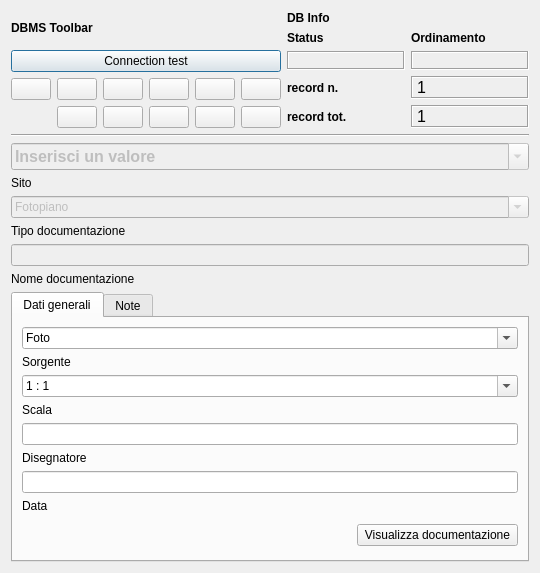
<?xml version="1.0" encoding="UTF-8"?>
<ui version="4.0">
 <class>DialogDocumentazione_tipo_doc</class>
 <widget class="QDialog" name="DialogDocumentazione_tipo_doc">
  <property name="geometry">
   <rect>
    <x>0</x>
    <y>0</y>
    <width>540</width>
    <height>573</height>
   </rect>
  </property>
  <property name="minimumSize">
   <size>
    <width>540</width>
    <height>400</height>
   </size>
  </property>
  <property name="windowTitle">
   <string>pyArchInit Gestione Scavi - Scheda Documentazione</string>
  </property>
  <property name="windowIcon">
   <iconset resource="resources.qrc">
    <normaloff>:/images/iconSite.png</normaloff>:/images/iconSite.png</iconset>
  </property>
  <layout class="QGridLayout" name="gridLayout_7">
   <item row="2" column="0">
    <widget class="QComboBox" name="comboBox_sito_doc">
     <property name="enabled">
      <bool>false</bool>
     </property>
     <property name="minimumSize">
      <size>
       <width>350</width>
       <height>0</height>
      </size>
     </property>
     <property name="font">
      <font>
       <pointsize>12</pointsize>
       <weight>75</weight>
       <bold>true</bold>
      </font>
     </property>
     <property name="mouseTracking">
      <bool>true</bool>
     </property>
     <property name="editable">
      <bool>true</bool>
     </property>
     <property name="maxVisibleItems">
      <number>99999</number>
     </property>
     <property name="maxCount">
      <number>2147483647</number>
     </property>
     <item>
      <property name="text">
       <string>Inserisci un valore</string>
      </property>
     </item>
    </widget>
   </item>
   <item row="3" column="0">
    <widget class="QLabel" name="label_sito_doc">
     <property name="text">
      <string>Sito</string>
     </property>
    </widget>
   </item>
   <item row="0" column="0">
    <layout class="QGridLayout" name="gridLayout_2">
     <item row="0" column="0">
      <widget class="QLabel" name="label_29">
       <property name="font">
        <font>
         <weight>75</weight>
         <bold>true</bold>
        </font>
       </property>
       <property name="text">
        <string>DBMS Toolbar</string>
       </property>
      </widget>
     </item>
     <item row="0" column="1" rowspan="3">
      <layout class="QGridLayout" name="gridLayout_5">
       <item row="0" column="0">
        <widget class="QLabel" name="label_42">
         <property name="font">
          <font>
           <weight>75</weight>
           <bold>true</bold>
          </font>
         </property>
         <property name="autoFillBackground">
          <bool>true</bool>
         </property>
         <property name="text">
          <string>DB Info</string>
         </property>
        </widget>
       </item>
       <item row="1" column="0">
        <layout class="QGridLayout" name="gridLayout_4">
         <item row="0" column="0">
          <widget class="QLabel" name="label_34">
           <property name="font">
            <font>
             <pointsize>9</pointsize>
             <weight>75</weight>
             <bold>true</bold>
            </font>
           </property>
           <property name="text">
            <string>Status</string>
           </property>
           <property name="margin">
            <number>0</number>
           </property>
          </widget>
         </item>
         <item row="0" column="1">
          <widget class="QLabel" name="label_43">
           <property name="font">
            <font>
             <pointsize>9</pointsize>
             <weight>75</weight>
             <bold>true</bold>
            </font>
           </property>
           <property name="text">
            <string>Ordinamento</string>
           </property>
           <property name="margin">
            <number>0</number>
           </property>
          </widget>
         </item>
         <item row="1" column="0">
          <widget class="QLabel" name="label_status">
           <property name="minimumSize">
            <size>
             <width>40</width>
             <height>0</height>
            </size>
           </property>
           <property name="font">
            <font>
             <pointsize>10</pointsize>
             <weight>75</weight>
             <bold>true</bold>
            </font>
           </property>
           <property name="cursor">
            <cursorShape>ForbiddenCursor</cursorShape>
           </property>
           <property name="mouseTracking">
            <bool>false</bool>
           </property>
           <property name="contextMenuPolicy">
            <enum>Qt::DefaultContextMenu</enum>
           </property>
           <property name="frameShape">
            <enum>QFrame::Box</enum>
           </property>
           <property name="frameShadow">
            <enum>QFrame::Sunken</enum>
           </property>
           <property name="text">
            <string/>
           </property>
           <property name="alignment">
            <set>Qt::AlignCenter</set>
           </property>
           <property name="margin">
            <number>0</number>
           </property>
          </widget>
         </item>
         <item row="1" column="1">
          <widget class="QLabel" name="label_sort">
           <property name="font">
            <font>
             <pointsize>10</pointsize>
             <weight>75</weight>
             <bold>true</bold>
            </font>
           </property>
           <property name="cursor">
            <cursorShape>ForbiddenCursor</cursorShape>
           </property>
           <property name="mouseTracking">
            <bool>false</bool>
           </property>
           <property name="contextMenuPolicy">
            <enum>Qt::DefaultContextMenu</enum>
           </property>
           <property name="frameShape">
            <enum>QFrame::Box</enum>
           </property>
           <property name="frameShadow">
            <enum>QFrame::Sunken</enum>
           </property>
           <property name="text">
            <string/>
           </property>
           <property name="alignment">
            <set>Qt::AlignCenter</set>
           </property>
           <property name="margin">
            <number>0</number>
           </property>
          </widget>
         </item>
        </layout>
       </item>
       <item row="3" column="0">
        <layout class="QGridLayout" name="gridLayout_3">
         <item row="0" column="0">
          <widget class="QLabel" name="label_27">
           <property name="font">
            <font>
             <pointsize>9</pointsize>
             <weight>75</weight>
             <bold>true</bold>
            </font>
           </property>
           <property name="text">
            <string>record n.</string>
           </property>
           <property name="margin">
            <number>0</number>
           </property>
          </widget>
         </item>
         <item row="0" column="1">
          <widget class="QLabel" name="label_rec_corrente">
           <property name="font">
            <font>
             <family>Microsoft Sans Serif</family>
             <pointsize>12</pointsize>
            </font>
           </property>
           <property name="cursor">
            <cursorShape>ForbiddenCursor</cursorShape>
           </property>
           <property name="mouseTracking">
            <bool>false</bool>
           </property>
           <property name="contextMenuPolicy">
            <enum>Qt::DefaultContextMenu</enum>
           </property>
           <property name="frameShape">
            <enum>QFrame::Box</enum>
           </property>
           <property name="frameShadow">
            <enum>QFrame::Sunken</enum>
           </property>
           <property name="text">
            <string>1</string>
           </property>
          </widget>
         </item>
         <item row="1" column="0">
          <widget class="QLabel" name="label_28">
           <property name="font">
            <font>
             <pointsize>9</pointsize>
             <weight>75</weight>
             <bold>true</bold>
            </font>
           </property>
           <property name="text">
            <string>record tot.</string>
           </property>
           <property name="margin">
            <number>0</number>
           </property>
          </widget>
         </item>
         <item row="1" column="1">
          <widget class="QLabel" name="label_rec_tot">
           <property name="font">
            <font>
             <family>Microsoft Sans Serif</family>
             <pointsize>12</pointsize>
            </font>
           </property>
           <property name="cursor">
            <cursorShape>ForbiddenCursor</cursorShape>
           </property>
           <property name="mouseTracking">
            <bool>false</bool>
           </property>
           <property name="contextMenuPolicy">
            <enum>Qt::DefaultContextMenu</enum>
           </property>
           <property name="frameShape">
            <enum>QFrame::Box</enum>
           </property>
           <property name="frameShadow">
            <enum>QFrame::Sunken</enum>
           </property>
           <property name="text">
            <string>1</string>
           </property>
          </widget>
         </item>
        </layout>
       </item>
      </layout>
     </item>
     <item row="1" column="0">
      <widget class="QPushButton" name="pushButton_connect">
       <property name="text">
        <string>Connection test</string>
       </property>
      </widget>
     </item>
     <item row="2" column="0">
      <layout class="QGridLayout" name="gridLayout">
       <item row="0" column="2">
        <widget class="QPushButton" name="pushButton_first_rec">
         <property name="toolTip">
          <string>First rec</string>
         </property>
         <property name="text">
          <string/>
         </property>
         <property name="icon">
          <iconset resource="resources.qrc">
           <normaloff>:/images/5_leftArrows.png</normaloff>:/images/5_leftArrows.png</iconset>
         </property>
        </widget>
       </item>
       <item row="0" column="3">
        <widget class="QPushButton" name="pushButton_prev_rec">
         <property name="maximumSize">
          <size>
           <width>75</width>
           <height>16777215</height>
          </size>
         </property>
         <property name="toolTip">
          <string>Prev rec</string>
         </property>
         <property name="text">
          <string/>
         </property>
         <property name="icon">
          <iconset resource="resources.qrc">
           <normaloff>:/images/4_leftArrow.png</normaloff>:/images/4_leftArrow.png</iconset>
         </property>
        </widget>
       </item>
       <item row="0" column="4">
        <widget class="QPushButton" name="pushButton_next_rec">
         <property name="toolTip">
          <string>Next rec</string>
         </property>
         <property name="text">
          <string/>
         </property>
         <property name="icon">
          <iconset resource="resources.qrc">
           <normaloff>:/images/6_rightArrow.png</normaloff>:/images/6_rightArrow.png</iconset>
         </property>
        </widget>
       </item>
       <item row="0" column="5">
        <widget class="QPushButton" name="pushButton_last_rec">
         <property name="toolTip">
          <string>Last rec</string>
         </property>
         <property name="text">
          <string/>
         </property>
         <property name="icon">
          <iconset resource="resources.qrc">
           <normaloff>:/images/7_rightArrows.png</normaloff>:/images/7_rightArrows.png</iconset>
         </property>
        </widget>
       </item>
       <item row="0" column="6">
        <widget class="QPushButton" name="pushButton_new_rec">
         <property name="font">
          <font>
           <pointsize>9</pointsize>
          </font>
         </property>
         <property name="toolTip">
          <string>New record</string>
         </property>
         <property name="text">
          <string/>
         </property>
         <property name="icon">
          <iconset resource="resources.qrc">
           <normaloff>:/images/newrec.png</normaloff>:/images/newrec.png</iconset>
         </property>
        </widget>
       </item>
       <item row="0" column="7">
        <widget class="QPushButton" name="pushButton_save">
         <property name="font">
          <font>
           <pointsize>9</pointsize>
          </font>
         </property>
         <property name="toolTip">
          <string>Save</string>
         </property>
         <property name="text">
          <string/>
         </property>
         <property name="icon">
          <iconset resource="resources.qrc">
           <normaloff>:/images/b_save.png</normaloff>:/images/b_save.png</iconset>
         </property>
         <property name="autoDefault">
          <bool>false</bool>
         </property>
        </widget>
       </item>
       <item row="1" column="3">
        <widget class="QPushButton" name="pushButton_delete">
         <property name="maximumSize">
          <size>
           <width>75</width>
           <height>16777215</height>
          </size>
         </property>
         <property name="font">
          <font>
           <pointsize>9</pointsize>
          </font>
         </property>
         <property name="toolTip">
          <string>Delete record</string>
         </property>
         <property name="text">
          <string/>
         </property>
         <property name="icon">
          <iconset resource="resources.qrc">
           <normaloff>:/images/delete.png</normaloff>:/images/delete.png</iconset>
         </property>
        </widget>
       </item>
       <item row="1" column="4">
        <widget class="QPushButton" name="pushButton_new_search">
         <property name="font">
          <font>
           <pointsize>9</pointsize>
          </font>
         </property>
         <property name="toolTip">
          <string>new search</string>
         </property>
         <property name="text">
          <string/>
         </property>
         <property name="icon">
          <iconset resource="resources.qrc">
           <normaloff>:/images/new_search.png</normaloff>:/images/new_search.png</iconset>
         </property>
        </widget>
       </item>
       <item row="1" column="5">
        <widget class="QPushButton" name="pushButton_search_go">
         <property name="font">
          <font>
           <pointsize>9</pointsize>
          </font>
         </property>
         <property name="toolTip">
          <string>search !!!</string>
         </property>
         <property name="text">
          <string/>
         </property>
         <property name="icon">
          <iconset resource="resources.qrc">
           <normaloff>:/images/search.png</normaloff>:/images/search.png</iconset>
         </property>
        </widget>
       </item>
       <item row="1" column="6">
        <widget class="QPushButton" name="pushButton_sort">
         <property name="font">
          <font>
           <pointsize>9</pointsize>
          </font>
         </property>
         <property name="toolTip">
          <string>Order by</string>
         </property>
         <property name="text">
          <string/>
         </property>
         <property name="icon">
          <iconset resource="resources.qrc">
           <normaloff>:/images/sort.png</normaloff>:/images/sort.png</iconset>
         </property>
        </widget>
       </item>
       <item row="1" column="7">
        <widget class="QPushButton" name="pushButton_view_all">
         <property name="font">
          <font>
           <pointsize>9</pointsize>
          </font>
         </property>
         <property name="toolTip">
          <string>View alls records</string>
         </property>
         <property name="text">
          <string/>
         </property>
         <property name="icon">
          <iconset resource="resources.qrc">
           <normaloff>:/images/view_all.png</normaloff>:/images/view_all.png</iconset>
         </property>
        </widget>
       </item>
      </layout>
     </item>
    </layout>
   </item>
   <item row="6" column="0">
    <widget class="QLineEdit" name="lineEdit_nome_doc">
     <property name="enabled">
      <bool>false</bool>
     </property>
    </widget>
   </item>
   <item row="7" column="0">
    <widget class="QLabel" name="label">
     <property name="text">
      <string>Nome documentazione</string>
     </property>
    </widget>
   </item>
   <item row="1" column="0">
    <widget class="Line" name="line_8">
     <property name="font">
      <font>
       <weight>75</weight>
       <bold>true</bold>
      </font>
     </property>
     <property name="orientation">
      <enum>Qt::Horizontal</enum>
     </property>
    </widget>
   </item>
   <item row="5" column="0">
    <widget class="QLabel" name="label_2_tipo_doc">
     <property name="text">
      <string>Tipo documentazione</string>
     </property>
    </widget>
   </item>
   <item row="4" column="0">
    <widget class="QComboBox" name="comboBox_tipo_doc">
     <property name="enabled">
      <bool>false</bool>
     </property>
     <property name="editable">
      <bool>true</bool>
     </property>
     <item>
      <property name="text">
       <string>Fotopiano</string>
      </property>
     </item>
     <item>
      <property name="text">
       <string>Pianta</string>
      </property>
     </item>
     <item>
      <property name="text">
       <string>Prospetto</string>
      </property>
     </item>
     <item>
      <property name="text">
       <string>Sezione</string>
      </property>
     </item>
    </widget>
   </item>
   <item row="8" column="0">
    <widget class="QTabWidget" name="tabWidget_tab_doc">
     <property name="currentIndex">
      <number>0</number>
     </property>
     <widget class="QWidget" name="tab_1_doc">
      <attribute name="title">
       <string>Dati generali</string>
      </attribute>
      <layout class="QGridLayout" name="gridLayout_6">
       <item row="2" column="0" colspan="3">
        <widget class="QComboBox" name="comboBox_sorgente_doc">
         <property name="enabled">
          <bool>true</bool>
         </property>
         <property name="editable">
          <bool>true</bool>
         </property>
         <item>
          <property name="text">
           <string>Foto</string>
          </property>
         </item>
         <item>
          <property name="text">
           <string>Fotomosaico</string>
          </property>
         </item>
         <item>
          <property name="text">
           <string>Lucido</string>
          </property>
         </item>
         <item>
          <property name="text">
           <string>Rilievo diretto (tablet)</string>
          </property>
         </item>
        </widget>
       </item>
       <item row="3" column="0">
        <widget class="QLabel" name="label_2_sorgente_doc">
         <property name="text">
          <string>Sorgente</string>
         </property>
        </widget>
       </item>
       <item row="4" column="0" colspan="3">
        <widget class="QComboBox" name="comboBox_scala_doc">
         <property name="editable">
          <bool>true</bool>
         </property>
         <item>
          <property name="text">
           <string>1 : 1</string>
          </property>
         </item>
         <item>
          <property name="text">
           <string>1 : 2</string>
          </property>
         </item>
         <item>
          <property name="text">
           <string>1 : 10</string>
          </property>
         </item>
         <item>
          <property name="text">
           <string>1 : 20</string>
          </property>
         </item>
         <item>
          <property name="text">
           <string>1 : 30</string>
          </property>
         </item>
         <item>
          <property name="text">
           <string>1 : 50</string>
          </property>
         </item>
         <item>
          <property name="text">
           <string>1 : 100</string>
          </property>
         </item>
        </widget>
       </item>
       <item row="5" column="0">
        <widget class="QLabel" name="label_2_scala_doc">
         <property name="text">
          <string>Scala</string>
         </property>
        </widget>
       </item>
       <item row="6" column="0" colspan="3">
        <widget class="QLineEdit" name="lineEdit_disegnatore_doc"/>
       </item>
       <item row="7" column="0">
        <widget class="QLabel" name="label_2_disegnatore_doc">
         <property name="text">
          <string>Disegnatore</string>
         </property>
        </widget>
       </item>
       <item row="10" column="0" colspan="3">
        <widget class="QLineEdit" name="lineEdit_data_doc"/>
       </item>
       <item row="11" column="0">
        <widget class="QLabel" name="label_2_data_doc">
         <property name="text">
          <string>Data</string>
         </property>
        </widget>
       </item>
       <item row="12" column="2">
        <widget class="QPushButton" name="pushButton_disegno_doc">
         <property name="text">
          <string>Visualizza documentazione</string>
         </property>
         <property name="iconSize">
          <size>
           <width>16</width>
           <height>16</height>
          </size>
         </property>
        </widget>
       </item>
       <item row="13" column="2">
        <spacer name="verticalSpacer_2">
         <property name="orientation">
          <enum>Qt::Vertical</enum>
         </property>
         <property name="sizeHint" stdset="0">
          <size>
           <width>20</width>
           <height>40</height>
          </size>
         </property>
        </spacer>
       </item>
       <item row="12" column="0">
        <spacer name="verticalSpacer">
         <property name="orientation">
          <enum>Qt::Vertical</enum>
         </property>
         <property name="sizeHint" stdset="0">
          <size>
           <width>20</width>
           <height>200</height>
          </size>
         </property>
        </spacer>
       </item>
      </layout>
     </widget>
     <widget class="QWidget" name="tab_2_doc">
      <attribute name="title">
       <string>Note</string>
      </attribute>
      <widget class="QTextEdit" name="textEdit_note_doc">
       <property name="geometry">
        <rect>
         <x>10</x>
         <y>20</y>
         <width>491</width>
         <height>191</height>
        </rect>
       </property>
      </widget>
      <widget class="QLabel" name="label_2_note_doc">
       <property name="geometry">
        <rect>
         <x>10</x>
         <y>220</y>
         <width>46</width>
         <height>13</height>
        </rect>
       </property>
       <property name="text">
        <string>Note</string>
       </property>
      </widget>
     </widget>
    </widget>
   </item>
  </layout>
 </widget>
 <resources>
  <include location="resources.qrc"/>
 </resources>
 <connections/>
</ui>
